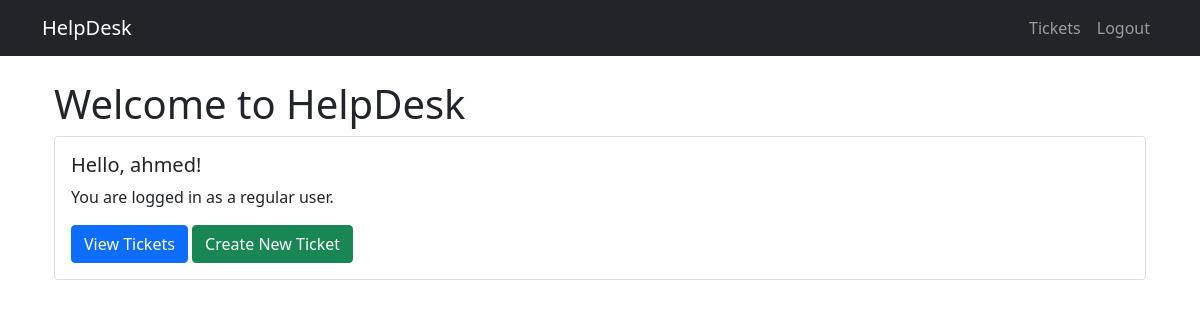
The page /index (signed in) on the database as committed earlier.
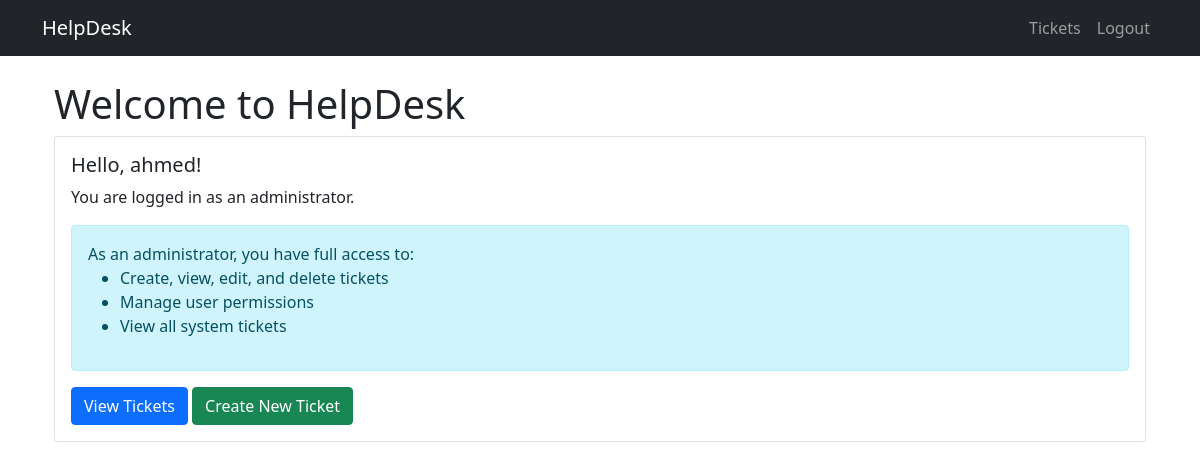
The same page on the database as committed later.
### app/routes/main.py (the view)
@bp.route('/')
@bp.route('/index')
@login_required
def index():
    return render_template('index.html', title='Home', user=current_user)

### app/__init__.py (called while the page is built)
def create_app(config_class=Config):
    app = Flask(__name__)
    app.config.from_object(config_class)
    db.init_app(app)
    login_manager.init_app(app)
    from app.routes.main import bp as main_bp
    from app.routes.auth import bp as auth_bp
    from app.routes.tickets import bp as tickets_bp
    app.register_blueprint(main_bp)
    app.register_blueprint(auth_bp)
    app.register_blueprint(tickets_bp)
    @login_manager.user_loader
    def load_user(id):
        from app.models import User
        return User.query.get(int(id))
    return app

### app/templates/index.html
{% extends "base.html" %} {% block title %}Home{% endblock %} {% block content
%}
<div class="container">
  <h1>Welcome to HelpDesk</h1>
  <div class="card">
    <div class="card-body">
      <h5 class="card-title">Hello, {{ current_user.username }}!</h5>
      {% if current_user.is_admin %}
      <p class="card-text">You are logged in as an administrator.</p>
      <div class="alert alert-info">
        As an administrator, you have full access to:
        <ul>
          <li>Create, view, edit, and delete tickets</li>
          <li>Manage user permissions</li>
          <li>View all system tickets</li>
        </ul>
      </div>
      {% else %}
      <p class="card-text">You are logged in as a regular user.</p>
      {% endif %}
      <div class="mt-3">
        <a href="{{ url_for('tickets.list_tickets') }}" class="btn btn-primary">View Tickets</a>
        <a href="{{ url_for('tickets.create_ticket') }}" class="btn btn-success">Create New Ticket</a>
      </div>
    </div>
  </div>
</div>
{% endblock %}

Rows that differ between the two databases and show on the page:
changed User "ahmed": is_admin False → True (drawn)
Other text that changed with them:
text no longer shown: "You are logged in as a regular user."
text now shown: "You are logged in as an administrator. As an administrator, you have full access to: Create, view, edit, and delete tickets Manage user permissions View all system tickets"
